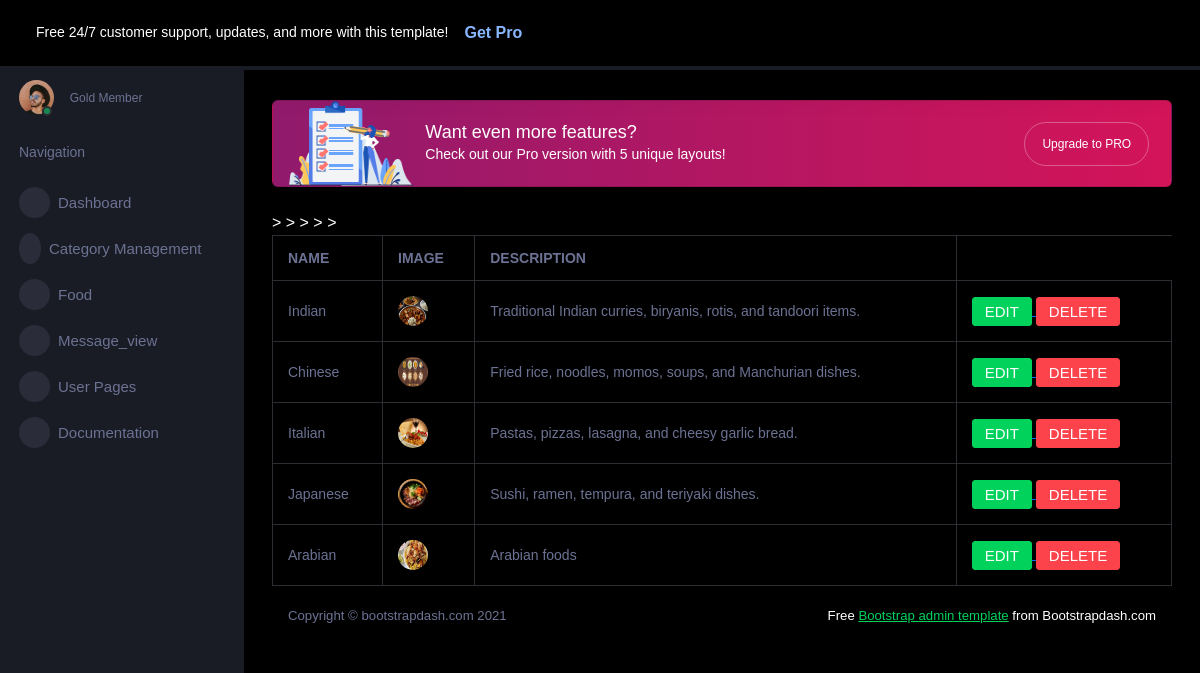
/admin_app/add_catagory_display/, run on the app's committed database.
### admin_app/models.py (models this page shows)
class CatagoryDB(models.Model):
    NAME= models.CharField(max_length=100,null=True,blank=True)
    IMAGE=models.ImageField(upload_to="Catagory",null=True,blank=True)
    DESCRIPTION=models.CharField(max_length=100,null=True,blank=True)

### admin_app/views.py (the view)
# urls.py: path('add_catagory_display/',views.add_catagory_display,name="add_catagory_display"),
def add_catagory_display(request):
    data=CatagoryDB.objects.all()
    return render(request,template_name="add_catagory_display.html",context={'data':data})

### admin_app/templates/add_catagory_display.html (shortened to what this page needs)
<!DOCTYPE html>
{% extends 'index.html' %}
{% block content %}
<html lang="en">
<head>
</head>
<body>
<table class="table table-bordered ">
    <tr>
        <th>NAME</th>
        <th>IMAGE</th>
        <th>DESCRIPTION</th>
    </tr>
    {% for i in data %}
    <tr>
        <td>{{i.NAME}}</td>
        <td>
            <img src="{{i.IMAGE.url}}" width="100px">
        </td>
        <td>{{i.DESCRIPTION}}</td>
        <td>
            <a href="{% url 'add_catagory_edit' product_id=i.id %}">
                <button type="submit" class="btn btn-success">EDIT</button>
            </a>
            <a href="{% url 'delete_catagory' pro_id=i.id %}">
                <button type="submit" class="btn btn-danger">DELETE</button>
            </a>
        </td>>
    </tr>
    {% endfor %}
</table>
</body>
</html>
{% endblock %}

### data on the page
CatagoryDB: NAME "Indian", IMAGE (picture), DESCRIPTION "Traditional Indian curries, biryanis, rotis, and tandoori items."
CatagoryDB: NAME "Chinese", IMAGE (picture), DESCRIPTION "Fried rice, noodles, momos, soups, and Manchurian dishes."
CatagoryDB: NAME "Italian", IMAGE (picture), DESCRIPTION "Pastas, pizzas, lasagna, and cheesy garlic bread."
CatagoryDB: NAME "Japanese", IMAGE (picture), DESCRIPTION "Sushi, ramen, tempura, and teriyaki dishes."
CatagoryDB: NAME "Arabian", IMAGE (picture), DESCRIPTION "Arabian foods"
